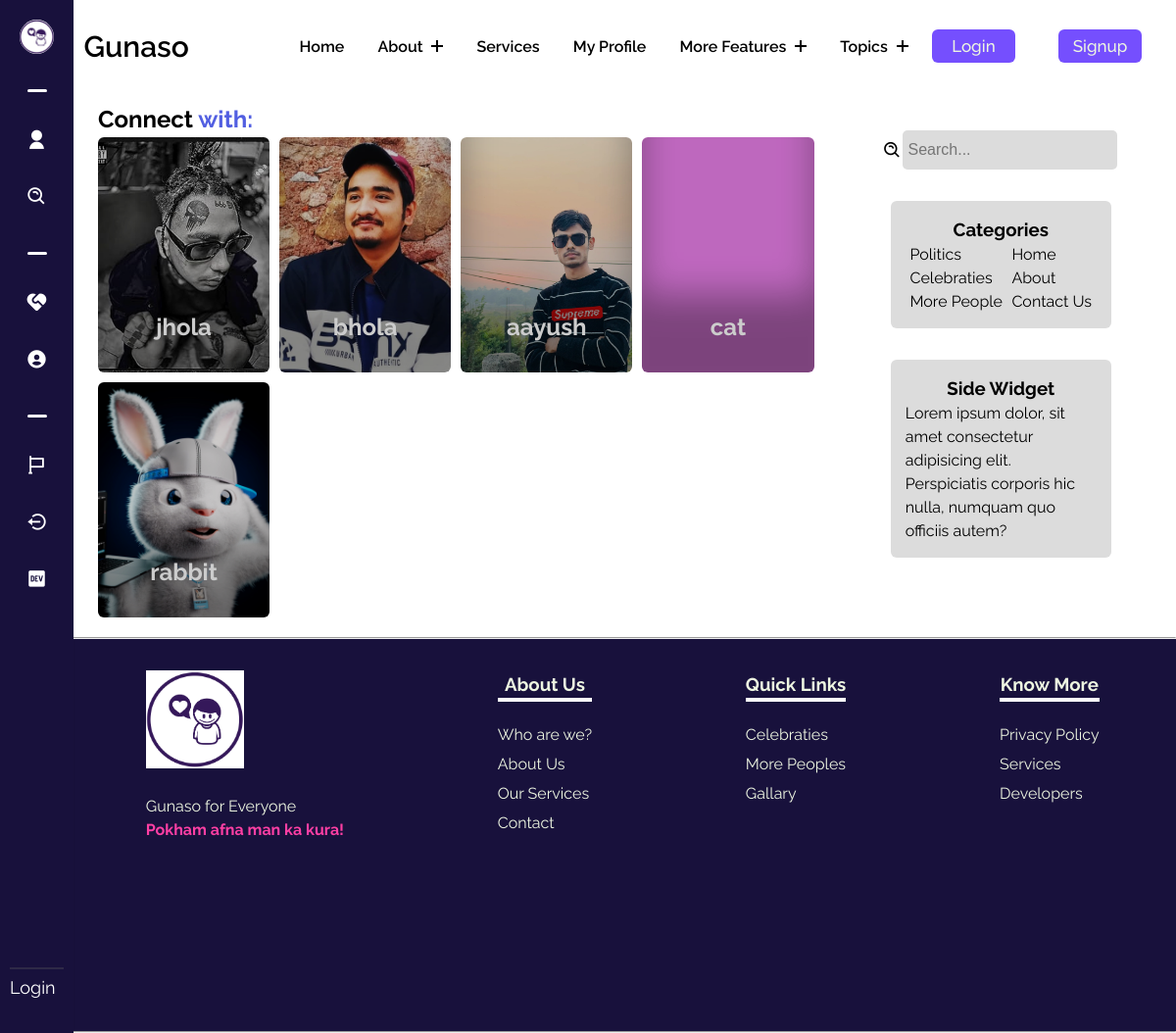
The app's page /persons/ with its own data.
### gunasoApp/models.py (models this page shows, shortened)
class Profile(models.Model):
    user = models.OneToOneField(User, on_delete=models.CASCADE, related_name="Profile")
    image = models.ImageField(upload_to="gunasoApp/images", blank=True, default="upload-image")

### gunasoApp/views.py (the view)
# urls.py: path('persons/',views.persons, name='person'),
def persons(request):
    allusers = Profile.objects.all() #[:4]
    context = {"allusers":allusers}
    return render(request, 'persons.html',context)

### templates/persons.html (shortened to what this page needs)
{% extends 'base.html' %}
{% load static %}
    {% block base_style%}
    {{ block.super }}
    <link rel="stylesheet" href="{% static 'styles/persons.css' %}">
    {% endblock base_style%}
    {% block content %}
    <div class="famoustopicsmain">
        <div class="containflex">
            <div class="leftside">
                <h2>Connect <span class="blue">with:</span></h2>
                <div class="gridcontain">
                    {% for allusers in allusers %}
                    <a href="../user/{{allusers.user}}">
                        <div class="card" style="background-image: url(../media/{{allusers.image}});">
                            <h2>{{allusers.user}}</h2>
                        </div>
                    </a>
                    {% endfor %}
                </div>
            </div>
            <div class="rightside">
                <div class="searchdiv">
                    <i class='bx bx-search-alt'></i>
                    <input class="searchinp" placeholder="Search..." type="text">
                </div>
                <div class="catandside">
                    <div class="categoriesdiv">
                        <h3>Categories</h3>
                        <div class="uls">
                            <ul class="lineone">
                                <li><a href="#">Politics</a></li>
                                <li><a href="#">Celebraties</a></li>
                                <li><a href="#">More People</a></li>
                            </ul>
                            <ul class="lineone">
                                <li><a href="/">Home</a></li>
                                <li><a href="/about">About</a></li>
                                <li><a href="/">Contact Us</a></li>
                            </ul>
                        </div>
                    </div>
                    <div class="categoriesdiv">
                        <h3>Side Widget</h3>
                        <p>Lorem ipsum dolor, sit amet consectetur adipisicing elit. Perspiciatis corporis hic nulla,
                            numquam quo officiis autem?</p>
                    </div>
                </div>
            </div>
        </div>
    </div>
    {% endblock %}

### static/styles/base.css (style rules this page uses)
:root { --dark: #754ffe; --darkgreen: #379683; --bcolor: #5CDB95; --cooltexr: #4a4b65; --backupgreen: #8EE4AF; --para: #EDF5E1; --mainheading: #FFF; --hotish: #FF3FA4; --skyblue: #525FE1; --footer: #18113c; }
body { line-height: 1.5; font-family: "Raleway", sans-serif; font-weight: 400; background-color: var(--mainheading); }
* { margin: 0; padding: 0; box-sizing: border-box; }
ul { z-index: 11; list-style: none; margin: 0; padding: 0; }

### static/styles/persons.css (style rules this page uses)
* { margin: 0; padding: 0; box-sizing: border-box; }
:root { --dark: #05386B; --darkgreen: #379683; --bcolor: #5CDB95; --backupgreen: #8EE4AF; --para: #EDF5E1; --mainheading: #FFF; --hotish: #FF3FA4; --skyblue: #525FE1; --deepdark: #1010; }
.blue { color: var(--skyblue); }
.famoustopicsmain { margin: 0 .5rem 0 5rem; }
.containflex { padding: 10px; display: flex; gap: 20px; }
.gridcontain { display: grid; gap: 10px; grid-template-columns: repeat(4, 1fr) }
.card { padding: 6px; height: 30vh; border-radius: 6px; box-shadow: rgba(0, 0, 0, 0.35) 0px -80px 36px -1px inset; background-color: violet; background-size: cover; background-position: center; background-repeat: no-repeat; filter: brightness(80%); }
a { text-decoration: none; }
.card h2 { text-align: center; position: relative; top: 170px; color: #ffffff; }
.leftside { padding: 0 10px 10px 10px; flex-basis: 70%; }
.rightside { padding-top: 13px; flex-basis: 30%; border-radius: 6px; }
.searchdiv { margin-top: 1rem; display: flex; align-items: center; margin-left: 2.5rem; }
.searchdiv i { line-height: 5vh; font-size: 20px; }
.searchinp { padding: 6px; width: 78%; background-color: gainsboro; height: 5vh; }
.searchinp { border: none; font-size: 16px; border-radius: 5px; }
.catandside { display: flex; flex-direction: column; align-items: center; }
.categoriesdiv { margin-top: 2rem; border-radius: 6px; padding: 15px; background-color: gainsboro; text-align: center; width: 70%; }
.categoriesdiv p { text-align: left; }
.uls { display: flex; justify-content: space-around; }
.uls ul { text-align: left; }
.uls ul li a { text-decoration: none; color: #000; cursor: pointer; }

### records on screen
Profile: image (picture), user "jhola"
Profile: image (picture), user "bhola"
Profile: image (picture), user "aayush"
Profile: user "cat"
Profile: image (picture), user "rabbit"
